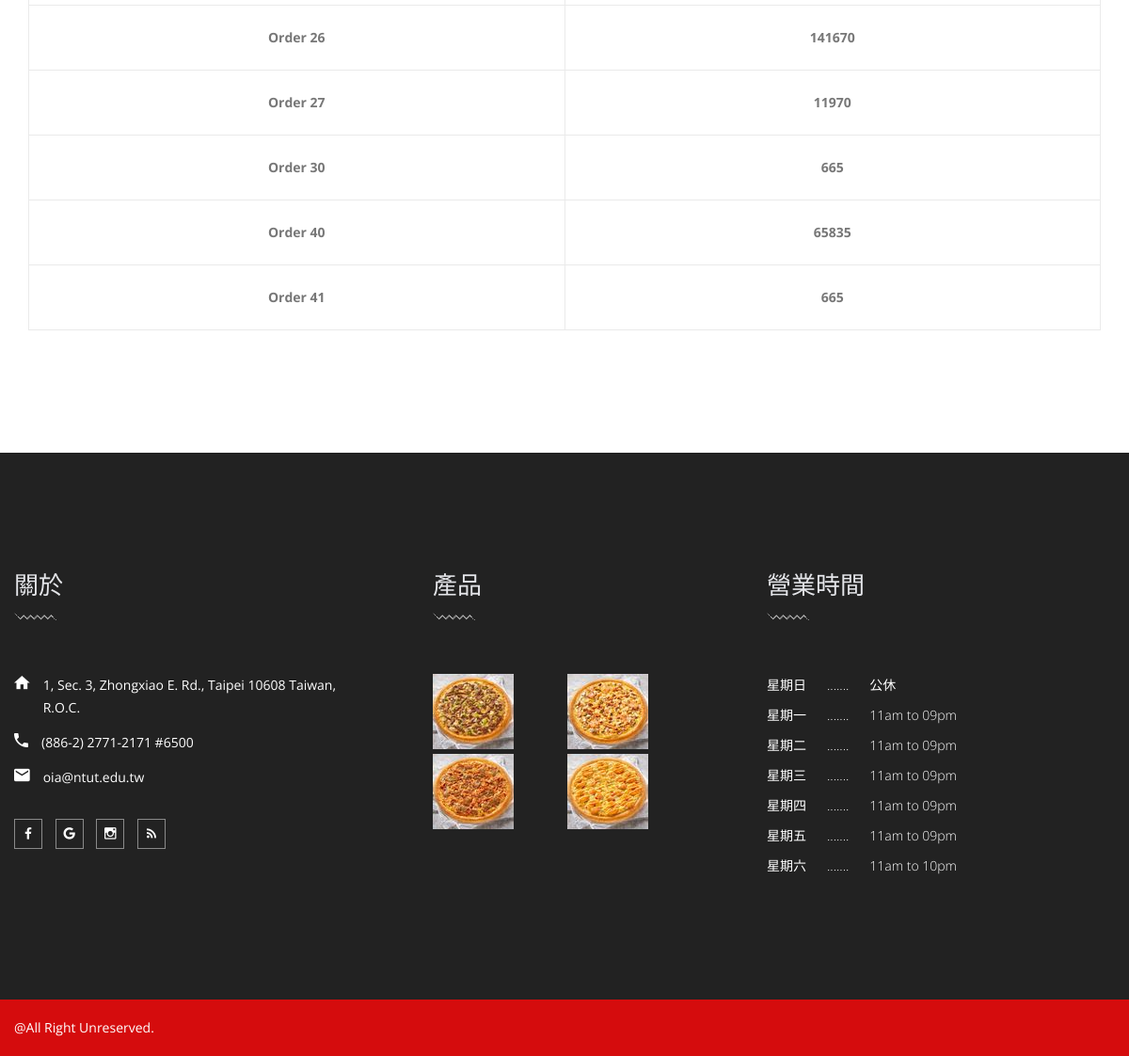
The page /checkorder/moneyreport/ (lower part) on the database as committed earlier.
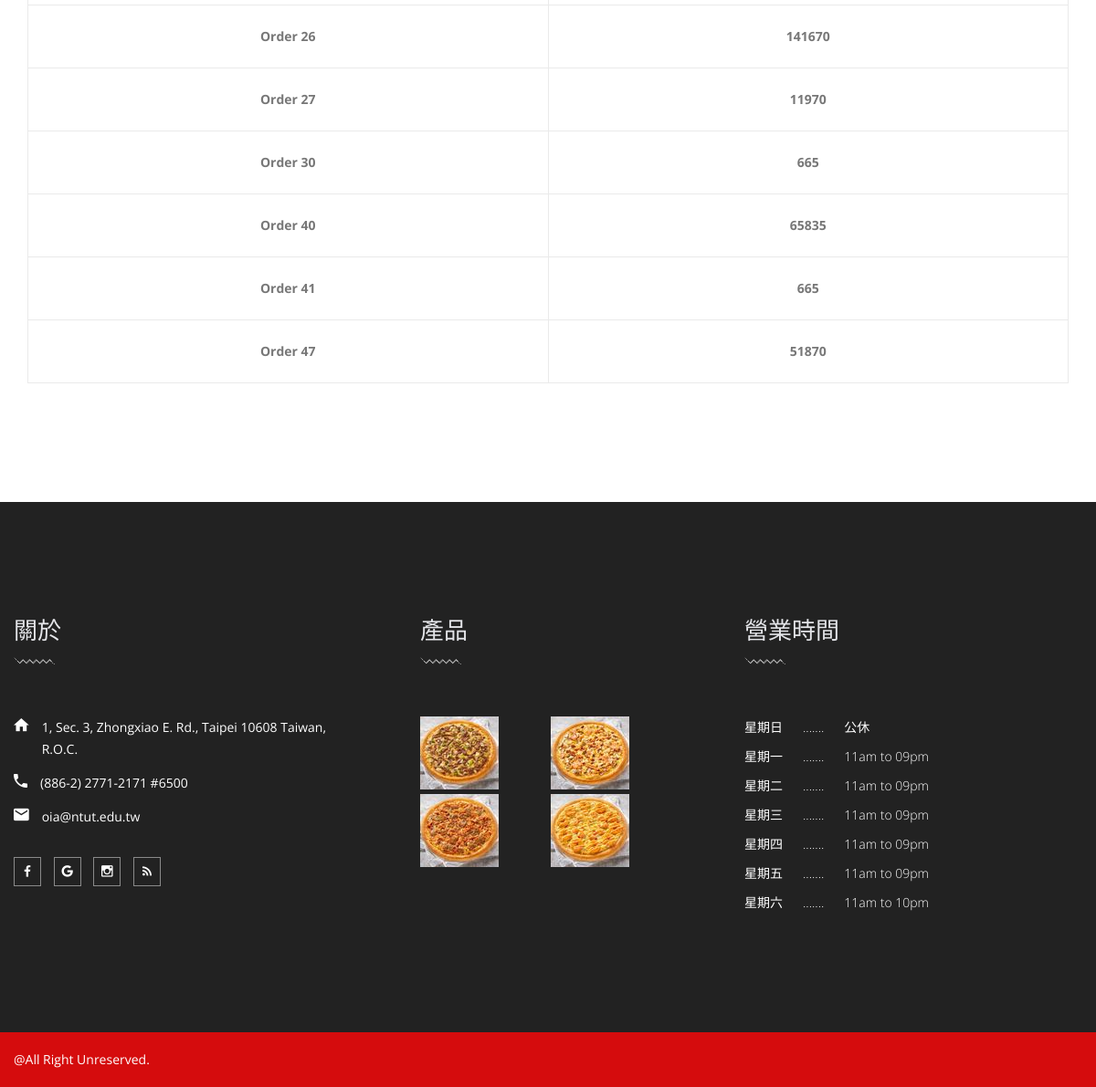
The same page on the database as committed later.
### FSMS/models.py (models this page shows)
class CheckOrder(models.Model):
    order_no = models.OneToOneField(
        Order, verbose_name='訂單編號', on_delete=models.CASCADE, null=False)
    employee_id = models.ForeignKey(
        Employee, verbose_name='員工編號', on_delete=models.CASCADE, null=False)
    profits = models.PositiveIntegerField(
        verbose_name='訂單利潤', null=False)
    class Meta:
        unique_together=('order_no', 'employee_id')

### SOS/models.py (models this page shows, shortened)
class Order(models.Model):
    order_no = models.AutoField(
        verbose_name='訂單編號', null=False, primary_key=True)
    member_id = models.ForeignKey(
        Member, verbose_name='會員編號', on_delete=models.CASCADE, null=False) # 哪一個 會員 產生的訂單
    ordered_date = models.DateTimeField(
        verbose_name='訂單產生時間', auto_now_add=True, null=False)
    updated = models.DateTimeField(auto_now=True)
    paid = models.BooleanField(default=False) # 若為 true 代表 尚未出貨
    shipped_date = models.DateTimeField(
        verbose_name='實際出貨時間', default=timezone.now)
    isFreeShipping = models.BooleanField(default=False, verbose_name='是否免運', editable=False)
    discountRate = models.DecimalField(
        max_digits=3, decimal_places=2, default=1, null=False, verbose_name='折扣',editable=False)
    class Meta:
        ordering = ['-ordered_date',]
    def __str__(self):
        return 'Order {}'.format(self.order_no)

### FSMS/views.py (the view)
# urls.py: path('moneyreport/', money_report, name='money_report')
def money_report(request):
    total_order = Order.objects.all()
    total_result = CheckOrder.objects.all()
    total_profits = 0
    today = datetime.datetime.now()
    year_result = []
    for year in range(2015, today.year+1):
        temp = []
        temp.append(year)
        buf = 0
        for checkorder in total_result:
            if str(year) == str(Order.objects.get(order_no=checkorder.order_no.order_no).ordered_date.year):
                buf += checkorder.profits
        temp.append(buf)
        year_result.append(temp)
    month_result = []
    for year in range(2015, today.year+1):
        for month in range(1, 13):
            temp = []
            temp.append(year)
            temp.append(month)
            buf = 0
            for checkorder in total_result:
                if str(year) == str(Order.objects.get(order_no=checkorder.order_no.order_no).ordered_date.year):
                    if str(month) == str(Order.objects.get(order_no=checkorder.order_no.order_no).ordered_date.month):
                        buf += checkorder.profits
            temp.append(buf)
            month_result.append(temp)
    day_result = []
    for date in range(1, 32):
        temp = []
        temp.append(today.year)
        temp.append(today.month)
        temp.append(date)
        buf = 0
        for checkorder in total_result:
            if today.year == Order.objects.get(order_no=checkorder.order_no.order_no).ordered_date.year:
                if today.month == Order.objects.get(order_no=checkorder.order_no.order_no).ordered_date.month:
                    if date == Order.objects.get(order_no=checkorder.order_no.order_no).ordered_date.day:
                        buf += checkorder.profits
        temp.append(buf)
        day_result.append(temp)
    for order in total_result:
        total_profits += order.profits
    employee_result = []
    for employee in Employee.objects.all():
        temp=[]
        temp.append(Employee.objects.get(user_id=employee.user_id))
        buf = 0
        for checkorder in total_result:
            if checkorder.employee_id == Employee.objects.get(user_id=employee.user_id):
                buf += checkorder.profits
        temp.append(buf)
        employee_result.append(temp)
    return render(request, 'money_report.html', locals())

### MCS/models.py (called while the page is built)
    def __str__(self):
        return self.user_id.email

### SCS/context_processors.py (called while the page is built)
def cart(request):
    return {'cart': Cart(request)}

### templates/money_report.html (shortened to what this page needs)
{% extends 'base.html' %}
{% load static %}
{% load starsCount %}
{% block content %}
<section class="food__menu__grid__area section-padding--lg">
	<div class="container">
		<div class="row mt--30">
			<div class="col-lg-12">
				<div class="fd__tab__content tab-content" id="nav-tabContent">
					<div class="row mt--30">
						<div class="col-md-12 col-sm-12 ol-lg-12">
							<div class="fd__tab__content tab-content" id="nav-tabContent">
								<div class="food__list__tab__content tab-pane fade show active" id="nav-all" role="tabpanel">
									<div class="table-content table-responsive">
										<div class="col-lg-12 col-md-12 ">
											<table class="cart">
												<tbody>
													{% for item in total_result %}
													<tr>
														<td class="product-subtotal"> {{ item.order_no }}</a></td>
														<td class="product-subtotal">{{ item.profits }}</td>
													</tr>
													{% endfor %}
												</tbody>
											</table>
										</div>
									</div>
								</div>
							</div>
						</div>
					</div>
				</div>
			</div>
		</div>
	</div>
</section>
{% endblock %}

Rows that differ between the two databases and show on the page:
added CheckOrder: order_no "Order 47", profits "51870"
